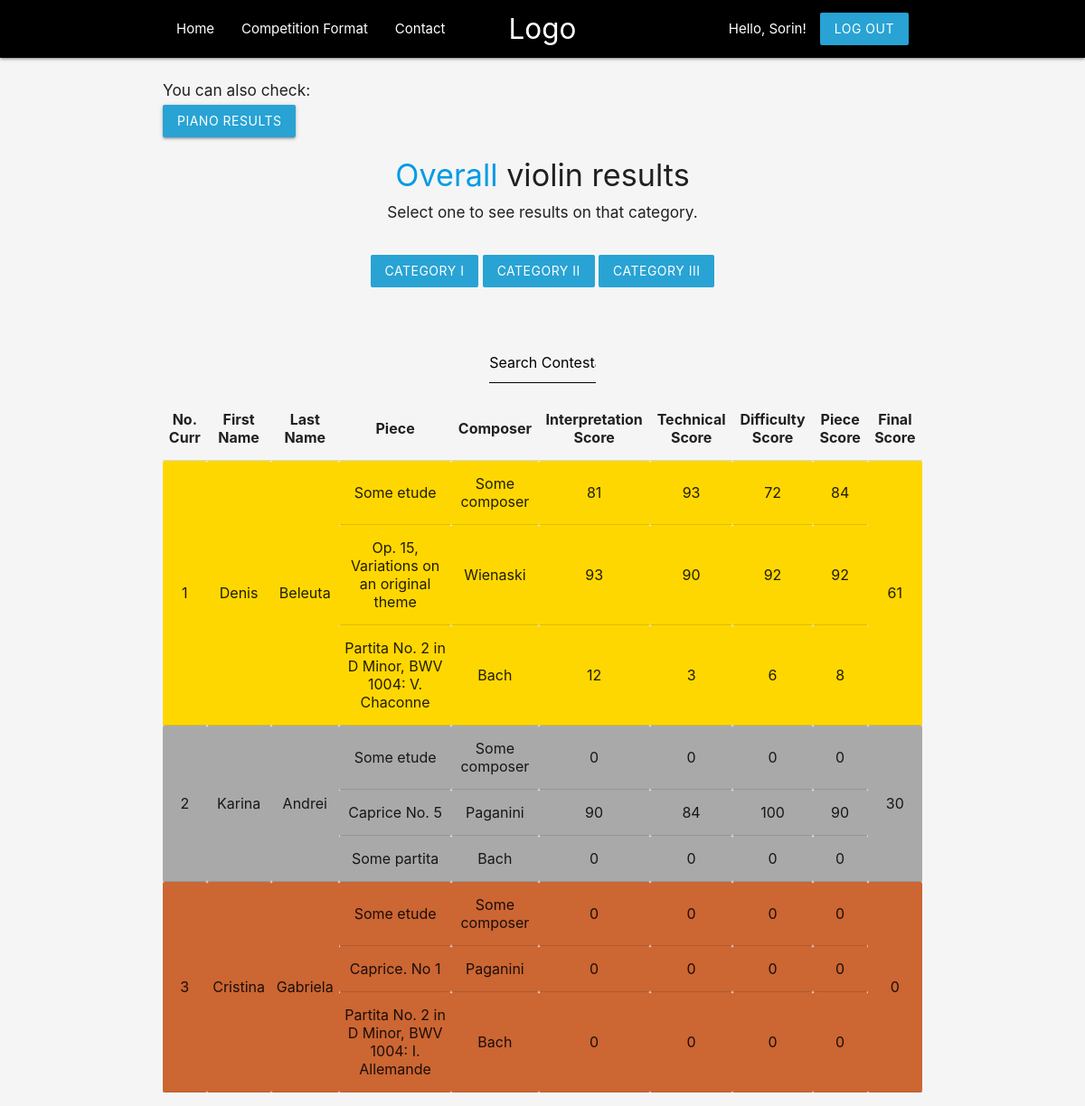
/violin-standings.php (signed in), run on the app's committed database.
### tables this page shows
CREATE TABLE `scores` (
  `ContestantID` int(11) NOT NULL,
  `PieceID` int(11) NOT NULL,
  `InterpretationScore` int(11) NOT NULL DEFAULT 0,
  `TechnicalScore` int(11) NOT NULL DEFAULT 0,
  `DifficultyScore` int(11) NOT NULL DEFAULT 0,
  `OverallScore` int(11) NOT NULL DEFAULT 0
);

CREATE TABLE `contestants` (
  `ID` int(11) NOT NULL,
  `FirstName` varchar(20) NOT NULL,
  `LastName` varchar(20) NOT NULL,
  `Email` varchar(50) NOT NULL,
  `Password` varchar(255) NOT NULL,
  `Age` int(11) NOT NULL,
  `PhoneNumber` varchar(10) NOT NULL,
  `Instrument` varchar(6) NOT NULL,
  `FinalScore` int(11) NOT NULL
);

CREATE TABLE `pieces` (
  `ContestantID` int(11) NOT NULL,
  `PieceID` int(11) NOT NULL,
  `PieceName` varchar(50) NOT NULL,
  `ComposerName` varchar(50) NOT NULL,
  `Category` varchar(7) NOT NULL
);

### violin-standings.php (the view, shortened to what this page needs)
<?php
    $conn = mysqli_connect("localhost", "taniacurutchi", "parola123", "music_competition");
    $sql = "
        SELECT contestants.ID, contestants.FirstName, contestants.LastName, pieces.PieceName, pieces.ComposerName,
        scores.InterpretationScore, scores.TechnicalScore, scores.DifficultyScore, scores.OverallScore,
        contestants.Instrument, contestants.FinalScore
        FROM ((contestants
        INNER JOIN pieces ON contestants.ID=pieces.ContestantID)
        INNER JOIN scores ON contestants.ID=scores.ContestantID AND pieces.PieceID=SCORES.PieceID)
        WHERE contestants.Instrument='violin'
        ORDER BY contestants.FinalScore DESC;
    ";
    $result = mysqli_query($conn, $sql);
    $contestants = mysqli_fetch_all($result, MYSQLI_ASSOC);
?>
<html lang="en">
<head>
    <link rel="stylesheet" href="https://cdnjs.cloudflare.com/ajax/libs/materialize/1.0.0/css/materialize.min.css">
    <link rel="stylesheet" href="stylesheets/standings-style.css">
</head>
<body>
    <?php include "templates/header.php" ?>
    <div class="container section">
        <h6>You can also check:</h6>
        <a href="piano-standings.php" class="btn">Piano Results</a>
        <h4 class="center"><a href="violin-standings.php">Overall</a> violin results</h4>
        <h6 class="center">Select one to see results on that category.</h6>
        <div class="section center">
            <form action="<?php echo $_SERVER['PHP_SELF']; ?>" method="POST">
                <div class="section">
                    <input type="submit" value="category I" name="cat1" class="btn z-depth-0">
                    <input type="submit" value="category II" name="cat2" class="btn z-depth-0">
                    <input type="submit" value="category III" name="cat3" class="btn z-depth-0">
                </div>
            </form>
        </div>
        <div class="container section center">
            <input id="search" type="text" name="searchName" placeholder="Search Contestant">
        </div>
        <table>
            <tr>
                <th>No. Curr</th>
                <th>First Name</th>
                <th>Last Name</th>
                <th>Piece</th>
                <th>Composer</th>
                <th>Interpretation Score</th>
                <th>Technical Score</th>
                <th>Difficulty Score</th>
                <th>Piece Score</th>
                <?php if (!isset($_POST["cat1"]) && !isset($_POST["cat2"]) && !isset($_POST["cat3"])): ?>
                    <th>Final Score</th>
                <?php endif ?>
            </tr>
            <?php $current = 1; ?>
            <?php if(isset($_POST["cat1"]) || isset($_POST["cat2"]) || isset($_POST["cat3"])): ?>
                <script>
                    document.querySelector("#search").setAttribute("class", "searchName1");
                </script>
                <?php foreach($contestants as $contestant): ?>
                    <tr>
                        <td><?php echo $current++; ?></td>
                        <td><?php echo $contestant["FirstName"]; ?></td>
                        <td><?php echo $contestant["LastName"]; ?></td>
                        <td><?php echo $contestant["PieceName"]; ?></td>
                        <td><?php echo $contestant["ComposerName"]; ?></td>
                        <td><?php echo $contestant["InterpretationScore"]; ?></td>
                        <td><?php echo $contestant["TechnicalScore"]; ?></td>
                        <td><?php echo $contestant["DifficultyScore"]; ?></td>
                        <td><?php echo $contestant["OverallScore"]; ?></td>
                    </tr>
                <?php endforeach ?>
            <?php else: ?>
                <?php
                    $current = 1;
                    $i = 0;
                ?>
                <?php while($i < count($contestants)): ?>
                    <?php
                        $ID = $contestants[$i]["ID"];
                        $sql = "
                            SELECT COUNT(PieceID)
                            FROM pieces
                            WHERE ContestantID='$ID';
                        ";
                        $result = mysqli_query($conn, $sql);
                        $count = mysqli_fetch_assoc($result);
                        $number = $count["COUNT(PieceID)"];
                        if ($number < 3){
                            $i += $number;
                            continue;
                        }
                    ?>
                    <tr>
                        <td rowspan="<?php echo $number; ?>"><?php echo $current++ ?></td>
                        <td rowspan="<?php echo $number; ?>"><?php echo $contestants[$i]["FirstName"] ?></td>
                        <td rowspan="<?php echo $number; ?>"><?php echo $contestants[$i]["LastName"] ?></td>
                        <td><?php echo $contestants[$i]["PieceName"] ?></td>
                        <td><?php echo $contestants[$i]["ComposerName"] ?></td>
                        <td><?php echo $contestants[$i]["InterpretationScore"] ?></td>
                        <td><?php echo $contestants[$i]["TechnicalScore"] ?></td>
                        <td><?php echo $contestants[$i]["DifficultyScore"] ?></td>
                        <td><?php echo $contestants[$i]["OverallScore"] ?></td>
                        <td rowspan="<?php echo $number; ?>"><?php echo $contestants[$i]["FinalScore"] ?></td>
                    </tr>
                    <?php for ($j = $i + 1; $j < $number + $i; $j++): ?>
                        <tr>
                            <td><?php echo $contestants[$j]["PieceName"] ?></td>
                            <td><?php echo $contestants[$j]["ComposerName"] ?></td>
                            <td><?php echo $contestants[$j]["InterpretationScore"] ?></td>
                            <td><?php echo $contestants[$j]["TechnicalScore"] ?></td>
                            <td><?php echo $contestants[$j]["DifficultyScore"] ?></td>
                            <td><?php echo $contestants[$j]["OverallScore"] ?></td>
                        </tr>
                    <?php endfor ?>
                    <?php $i += $number; ?>
                <?php endwhile ?>
            <?php endif ?>
        </table>
    </div>
</body>
</html>

### stylesheets/standings-style.css (style rules this page uses)
input { border: none !important; margin: 0 !important; text-align: center; }
td, tr, th { text-align: center !important; }
body { background-color: whitesmoke; }
.btn { background-color: rgb(40, 163, 212) !important; }
.gold { background-color: #FFD700; }
.silver { background-color: #A9A9A9; }
.bronze { background-color: #cc6633; }
.searchName { width: 20% !important; border-bottom: 1px solid !important; }
.searchName::placeholder { color: black !important; }

### data on the page
scores: ContestantID.FirstName "Denis", ContestantID.LastName "Beleuta", PieceID.PieceName "Some etude", PieceID.ComposerName "Some composer", InterpretationScore "81", TechnicalScore "93", DifficultyScore "72", OverallScore "84", ContestantID.FinalScore "61"
scores: PieceID.PieceName "Op. 15, Variations on an original theme", PieceID.ComposerName "Wienaski", InterpretationScore "93", TechnicalScore "90", DifficultyScore "92", OverallScore "92"
scores: PieceID.PieceName "Partita No. 2 in D Minor, BWV 1004: V. Chaconne", PieceID.ComposerName "Bach", InterpretationScore "12", TechnicalScore "3", DifficultyScore "6", OverallScore "8"
scores: ContestantID.FirstName "Karina", ContestantID.LastName "Andrei", PieceID.PieceName "Some etude", PieceID.ComposerName "Some composer", InterpretationScore "0", TechnicalScore "0", DifficultyScore "0", OverallScore "0", ContestantID.FinalScore "30"
scores: PieceID.PieceName "Caprice No. 5", PieceID.ComposerName "Paganini", InterpretationScore "90", TechnicalScore "84", DifficultyScore "100", OverallScore "90"
scores: PieceID.PieceName "Some partita", PieceID.ComposerName "Bach", InterpretationScore "0", TechnicalScore "0", DifficultyScore "0", OverallScore "0"
scores: ContestantID.FirstName "Cristina", ContestantID.LastName "Gabriela", PieceID.PieceName "Some etude", PieceID.ComposerName "Some composer", InterpretationScore "0", TechnicalScore "0", DifficultyScore "0", OverallScore "0", ContestantID.FinalScore "0"
scores: PieceID.PieceName "Caprice. No 1", PieceID.ComposerName "Paganini", InterpretationScore "0", TechnicalScore "0", DifficultyScore "0", OverallScore "0"
scores: PieceID.PieceName "Partita No. 2 in D Minor, BWV 1004: I. Allemande", PieceID.ComposerName "Bach", InterpretationScore "0", TechnicalScore "0", DifficultyScore "0", OverallScore "0"

### other printed values
$_SESSION["firstName"] "Sorin"
